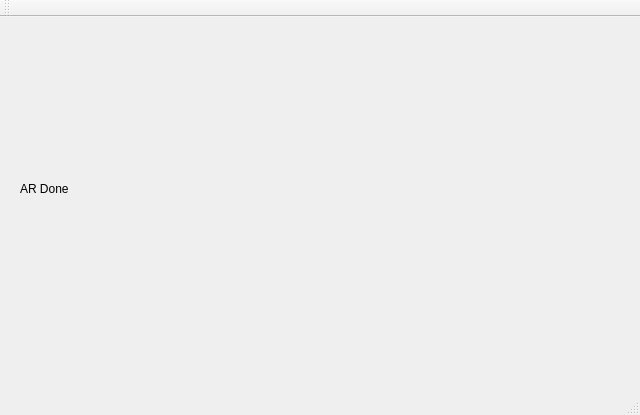
<?xml version="1.0" encoding="UTF-8"?>
<ui version="4.0">
 <class>MainWindow</class>
 <widget class="QMainWindow" name="MainWindow">
  <property name="geometry">
   <rect>
    <x>0</x>
    <y>0</y>
    <width>640</width>
    <height>415</height>
   </rect>
  </property>
  <property name="windowTitle">
   <string>MainWindow</string>
  </property>
  <widget class="QWidget" name="centralWidget">
   <widget class="QLabel" name="videoImageLabel">
    <property name="geometry">
     <rect>
      <x>20</x>
      <y>-4</y>
      <width>611</width>
      <height>351</height>
     </rect>
    </property>
    <property name="text">
     <string>AR Done</string>
    </property>
   </widget>
  </widget>
  <widget class="QMenuBar" name="menuBar">
   <property name="geometry">
    <rect>
     <x>0</x>
     <y>0</y>
     <width>640</width>
     <height>25</height>
    </rect>
   </property>
  </widget>
  <widget class="QToolBar" name="mainToolBar">
   <attribute name="toolBarArea">
    <enum>TopToolBarArea</enum>
   </attribute>
   <attribute name="toolBarBreak">
    <bool>false</bool>
   </attribute>
  </widget>
  <widget class="QStatusBar" name="statusBar"/>
 </widget>
 <layoutdefault spacing="6" margin="11"/>
 <resources/>
 <connections/>
</ui>
